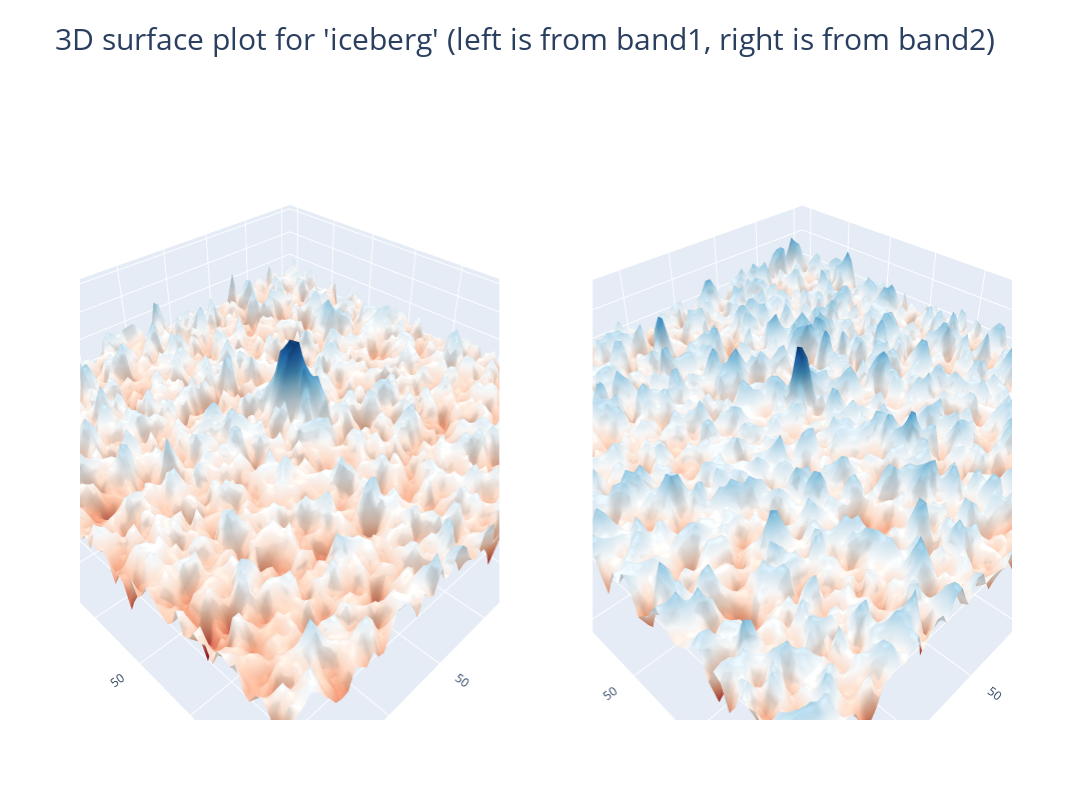

The code cell stored with this chart in its notebook:
### Code cell
# iceberg의 band_1, band_2
num = 2
label = 'iceberg' if (train['is_iceberg'].values[num] == 1) else 'ship'
plot_2d(X_band_1[num,:,:],X_band_2[num,:,:],label)

### Figure 1 — Plotly figure (JSON) as saved in the notebook; plotly's stock layout.template omitted (floating-point values rounded to 4 significant figures; data arrays with more than 128 entries replaced by an {"elided": "..."} marker saying what was removed)
{"data": [{"colorscale": [[0, "rgb(103,0,31)"], [0.1, "rgb(178,24,43)"], [0.2, "rgb(214,96,77)"], [0.3, "rgb(244,165,130)"], [0.4, "rgb(253,219,199)"], [0.5, "rgb(247,247,247)"], [0.6, "rgb(209,229,240)"], [0.7, "rgb(146,197,222)"], [0.8, "rgb(67,147,195)"], [0.9, "rgb(33,102,172)"], [1, "rgb(5,48,97)"]], "scene": "scene", "showscale": false, "type": "surface", "z": {"elided": "75x75 float values"}}, {"colorscale": [[0, "rgb(103,0,31)"], [0.1, "rgb(178,24,43)"], [0.2, "rgb(214,96,77)"], [0.3, "rgb(244,165,130)"], [0.4, "rgb(253,219,199)"], [0.5, "rgb(247,247,247)"], [0.6, "rgb(209,229,240)"], [0.7, "rgb(146,197,222)"], [0.8, "rgb(67,147,195)"], [0.9, "rgb(33,102,172)"], [1, "rgb(5,48,97)"]], "scene": "scene2", "showscale": false, "type": "surface", "z": {"elided": "75x75 float values"}}], "layout": {"height": 800, "scene": {"domain": {"x": [0, 0.45], "y": [0, 1]}}, "scene2": {"domain": {"x": [0.55, 1], "y": [0, 1]}}, "title": {"font": {"size": 30}, "text": "3D surface plot for 'iceberg' (left is from band1, right is from band2)"}, "width": 1200}}
